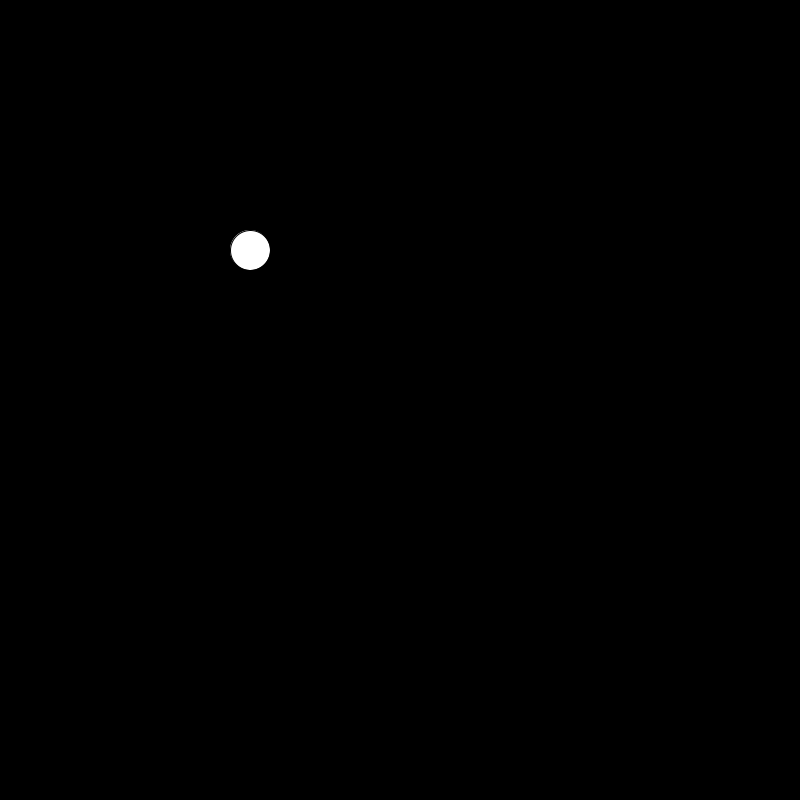
Frame 1 (no input)
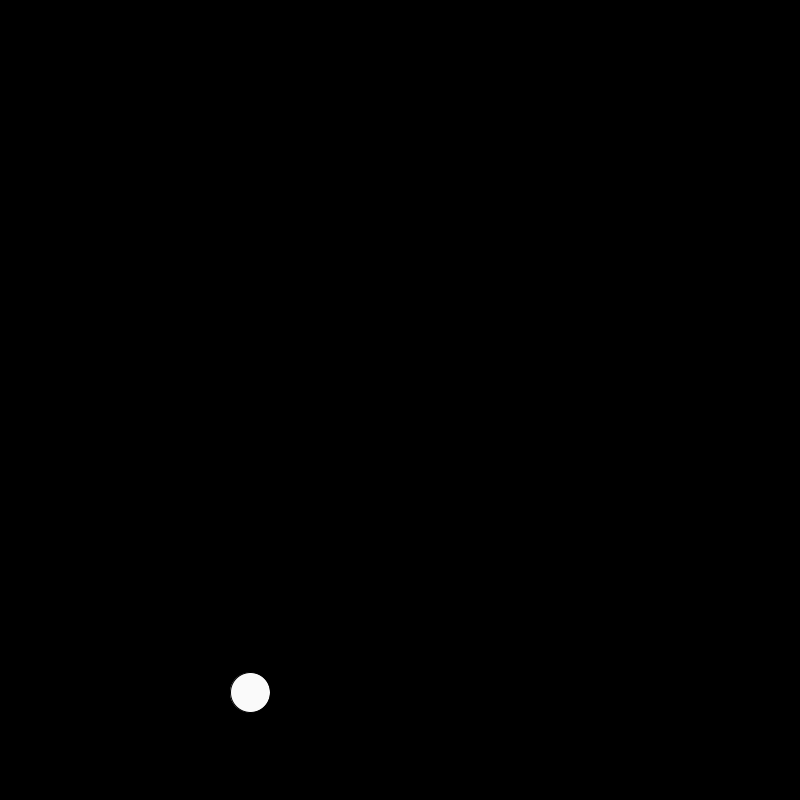
Frame 60 (the mouse pressed at the canvas centre just before this capture)
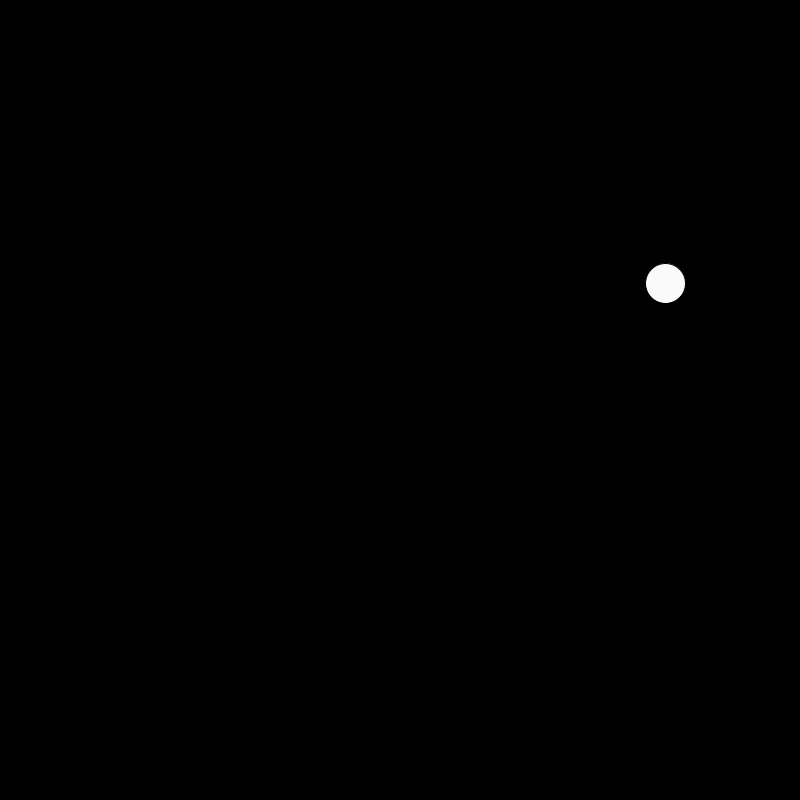
Frame 120 (the mouse held since frame 60 and released just before this capture)

The Processing sketch that drew these frames (run headless with seeded random() and noise(); from frame 60 on, the mouse is pressed at the canvas centre):

// Processing sketch: processing_115138
// ── processing_115138.pde

Mover m;
PVector wind;
PVector gravity;

void setup() {
  size(800, 800);
  m = new Mover();
  wind = new PVector(4, 0);
  gravity = new PVector(0, 2.5);


}

void draw() {
    background(0);
    m.update();
    m.display();
  m.checkEdges();
  m.applyForce(gravity);
    
    // On click, make a gust of wind.
    if (mousePressed) {
        m.applyForce(wind);
    }


}

class Mover {
  PVector location;
  PVector velocity;
  PVector acceleration;
  float mass;

  Mover() {
    location = new PVector(250, 250);
    velocity = new PVector(0, 0);
    acceleration = new PVector(0, 0);
    // Arbitrary value for mass
    mass = 10;
  }

  void display() {
    ellipse(location.x, location.y, 40, 40);
    fill(250);
  }

  void update() {
    float topspeed = 50;
    velocity.add(acceleration);
    // velocity.limit(topspeed);
    location.add(velocity);
    // Reset acceleration, ready to recieve new forces.
    acceleration.mult(0);
  }

  // Adds a PVector to acceleration to apply a force
  // Important to add and not replace so we don't mess up other forces
  // eg. make sure forces are accumulate.
  void applyForce(PVector force) {
    //  PVector f = force.get();
    // f.div(mass);
    //  acceleration.add(f);

    // Static method of the above
    // Make a copy of the incoming force so we don't destroy it for other objects
    // Divide force by mass and add it to acceleration.
    PVector f = PVector.div(force, mass);
    acceleration.add(f);

  }

  void checkEdges() {
    if (location.x > width) {
      location.x = width;
      velocity.x *= -1;
    }

     if (location.x < 0) {
      location.x = 0;
      velocity.x *= -1;
    }

    if (location.y > height) {
      location.y = height;
      velocity.y *= -1;
    }



  }
}
